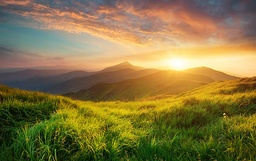
#> input picture nature1.jpg, 256 x 161 px, shrunk from 612 x 384 before the run
$ python algorithm2.py
#> lines starting #> are read from the running program, lines starting #| are printed output that depends on the picture; after the words box and inside, x2 and y2 are one past the last pixel; in counts of white or black regions, pixels touching at a corner belong together
import cv2 as cv
import numpy as np

def F_v1(i, j, K, img):
	return np.linalg.norm(img[i, j + K] - img[i, j - 1])
	+ np.linalg.norm(img[i - 1, j + K - 1] - img[i, j - 1])

def F_v2(i, j, K, img):
	return np.linalg.norm(img[i, j + K] - img[i, j - 1])

def F_v3(i, j, K, img):
	return np.linalg.norm(img[i, j + K] - img[i, j - 1])
	+ np.linalg.norm(img[i - 1, j] - img[i, j + K])

def energy(img):
	rows = img.shape[0]
	cols = img.shape[1]
	gradX = np.gradient(img, axis = 0)
	gradY = np.gradient(img, axis = 1)
	return [[np.linalg.norm(gradX[i, j]) + np.linalg.norm(gradY[i, j]) for j in range (cols)] for i in range(rows)]


def matrix_M(img, K):
	rows = img.shape[0]
	cols = img.shape[1]

	E = energy(img)

	M = np.zeros((rows, cols - K))

	e = 0

	for j in range(0, K):
		e += E[0][j]

	M[0, 0] = e
	e -= E[0][0]
	e += E[0][K]

	for j in range(1, cols - K - 1):
		M[0, j] = e
		e -= E[0][j - 1]
		e += E[0][j + K + 1]

	M[0, cols - K - 1] = e

	for i in range(1, rows):
		e = 0
		for j in range(0, K):
			e += E[i][j]

		M[i, 0] = e + min(M[i - 1, 0] + F_v2(i, j, K, img), M[i - 1, 1] + F_v3(i, j, K, img))
		e -= E[i][0]
		e += E[i][K]

		for j in range(1 , cols - K - 2):
			M[i, j] = e + min(min(M[i - 1, j - 1] + F_v1(i, j, K, img), M[i - 1, j] + F_v2(i, j, K, img)), M[i - 1, j + 1] + F_v3(i, j, K, img))
			e -= E[i][j - 1]
			e += E[i][j + K]

		M[i, cols - K - 2] = e
		e -= E[i][cols - K - 2]
		e += E[i][cols - 1]

		M[i, cols - K - 1] = e + min(M[i - 1, j - 1] + F_v1(i, j, K, img), M[i - 1, j] + F_v2(i, j, K, img))

	return M

def batch_seam(img, K):
	rows = img.shape[0]
	cols = img.shape[1]

	M = matrix_M(img, K)

	## find the minimum in the last row of M
	m = 0
	for j in range(1, cols - K):
		if M[rows - 1, j] < M[rows - 1, m]:
			m = j

	seam = np.zeros(rows).astype(int)

	seam[rows - 1] = m

	for i in reversed(range(rows - 1)):
		_min = seam[i + 1]
		if _min == cols - K - 1:
			seam[i] = (_min if (M[i, _min] < M[i, _min - 1]) else _min - 1)
		elif _min == 0:
			seam[j] = (_min if (M[i, _min] < M[i, _min + 1]) else _min + 1)
		else:
			x = min(M[i, _min - 1], min(M[i, _min], M[i, _min + 1]))
			if x == M[i, _min]:
				seam[i] = _min
			elif x == M[i, _min - 1]:
				seam[i] = _min - 1
			else:
				seam[i] = _min + 1

	return seam

def seam_carving_vertical(img, K, w):
	rows = img.shape[0]
	cols = img.shape[1]
	tmp = img

	while cols > w:
		if cols - w < K:
			K = cols - w

		seam = batch_seam(tmp, K)

		## now delete the seam from the image
		new_img = np.zeros((rows, cols - K, 3), np.uint8)
		for i in range(rows):
			for j in range(seam[i]):
				new_img[i, j] = tmp[i, j]

			for j in range(seam[i], cols - K):
				new_img[i, j] = tmp[i, j + K]

		tmp = new_img
		rows = tmp.shape[0]
		cols = tmp.shape[1]

	return new_img

def colour_seam(img, K):
	rows = img.shape[0]
	cols = img.shape[1]
	seam = batch_seam(img, K)

	for i in range(rows):
		for j in range(K):
			img[i, j + seam[i]] = [0, 255, 0]
	cv.imwrite('batch_colouring.png', img)

if __name__ == '__main__':

	image = input("Path to the image: ")
#> the answer given: nature1.jpg
	img = cv.imread(image)
#> img is the input picture: shape (161, 256, 3); mean B, G, R 67, 117.5, 134.4
	assert img is not None, "file could not be read, check with os.path.exists()"

	shape = img.shape
#> shape = (161, 256, 3)

	rows = shape[0]
#> rows = 161
	cols = shape[1]
#> cols = 256

	print(rows)
#| 161
	print(cols)
#| 256

	h = int(input("Enter target height: "))
#> the answer given: 100
	w = int(input("Enter target width: "))
#> the answer given: 100
	K = int(input("Enter desired K: "))
#> the answer given: 3

#	new_img = seam_carving_vertical(img, K, w)

#	cv.imwrite("batch_seam_" + image, new_img)

	colour_seam(img, K)
#> in energy, `gradX = np.gradient(img, axis = 0)`:
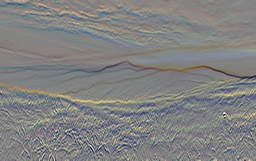
#> gradX: shape (161, 256, 3) float64; mean B, G, R -0.5, -0.2, -0.4; drawn with min black and max white
#> in energy, `gradY = np.gradient(img, axis = 1)`:
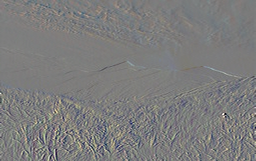
#> gradY: shape (161, 256, 3) float64; mean B, G, R 0, 0.1, 0.2; drawn with min black and max white
#> in matrix_M, `E = energy(img)`: E = 161 items
#> the loop in matrix_M, `for j in range(0, K):` made 3 passes
#> e on passes 1 to 3: 4.73, 11.31, 28.65
#> after the loop in matrix_M, `for j in range(0, K):`: e = 28.65
#> in matrix_M, `M[0, 0] = e`:
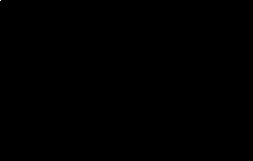
#> M: shape (161, 253) float64; values 0 (black) and 28.65 (white), 0% white in thin lines or dots, all inside (x1, y1, x2, y2) = (0, 0, 1, 1)
#> in matrix_M, `e -= E[0][0]`: e = 23.92
#> in matrix_M, `e += E[0][K]`: e = 36.08
#> the loop in matrix_M, `for j in range(1, cols - K - 1):` made 251 passes
#> e on passes 1 to 3: 67.18, 91.11, 124.2
#> after the loop in matrix_M, `for j in range(1, cols - K - 1):`:
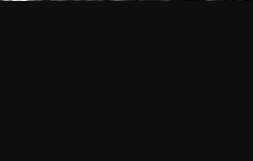
#> M: shape (161, 253) float64; 0.62% of pixels changed, all inside (x1, y1, x2, y2) = (1, 0, 252, 1); drawn with min black and max white
#> after the loop in matrix_M, `for j in range(1, cols - K - 1):`: e = -0.768
#> in matrix_M, `M[0, cols - K - 1] = e`: M: shape (161, 253) float64; under 0.01% of pixels changed, all inside (x1, y1, x2, y2) = (252, 0, 253, 1)
#> the loop in matrix_M, `for i in range(1, rows):` made 160 passes
#> e on passes 1 to 3: 8.49, 5.62, 1.43
#> after the loop in matrix_M, `for i in range(1, rows):`:
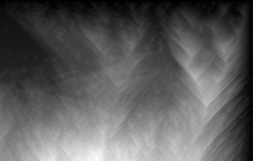
#> M: shape (161, 253) float64; min -48.76, max 20304.8, mean 7317.1; drawn with min black and max white
#> after the loop in batch_seam, `for j in range(1, cols - K):`: m = 251
#> the loop in batch_seam, `for i in reversed(range(rows - 1)):` made 160 passes
#> x on passes 1 to 12: 55.66, 67.16, 53.87, 48.92, 73.24, 64.13, 79.04, 27.8, 56.7, 64.15, 70.6, 58.08
#> after the loop in batch_seam, `for i in reversed(range(rows - 1)):`: seam = 161 values from 250 to 251
#> after the loop in colour_seam, `for i in range(rows):`:
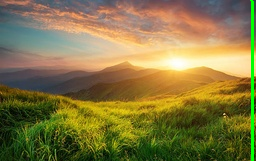
#> img: shape (161, 256, 3); 1.17% of pixels changed, all inside (x1, y1, x2, y2) = (250, 0, 254, 161)

	##cv.imshow('photo', img)
	cv.waitKey(0)
	cv.destroyAllWindows()
